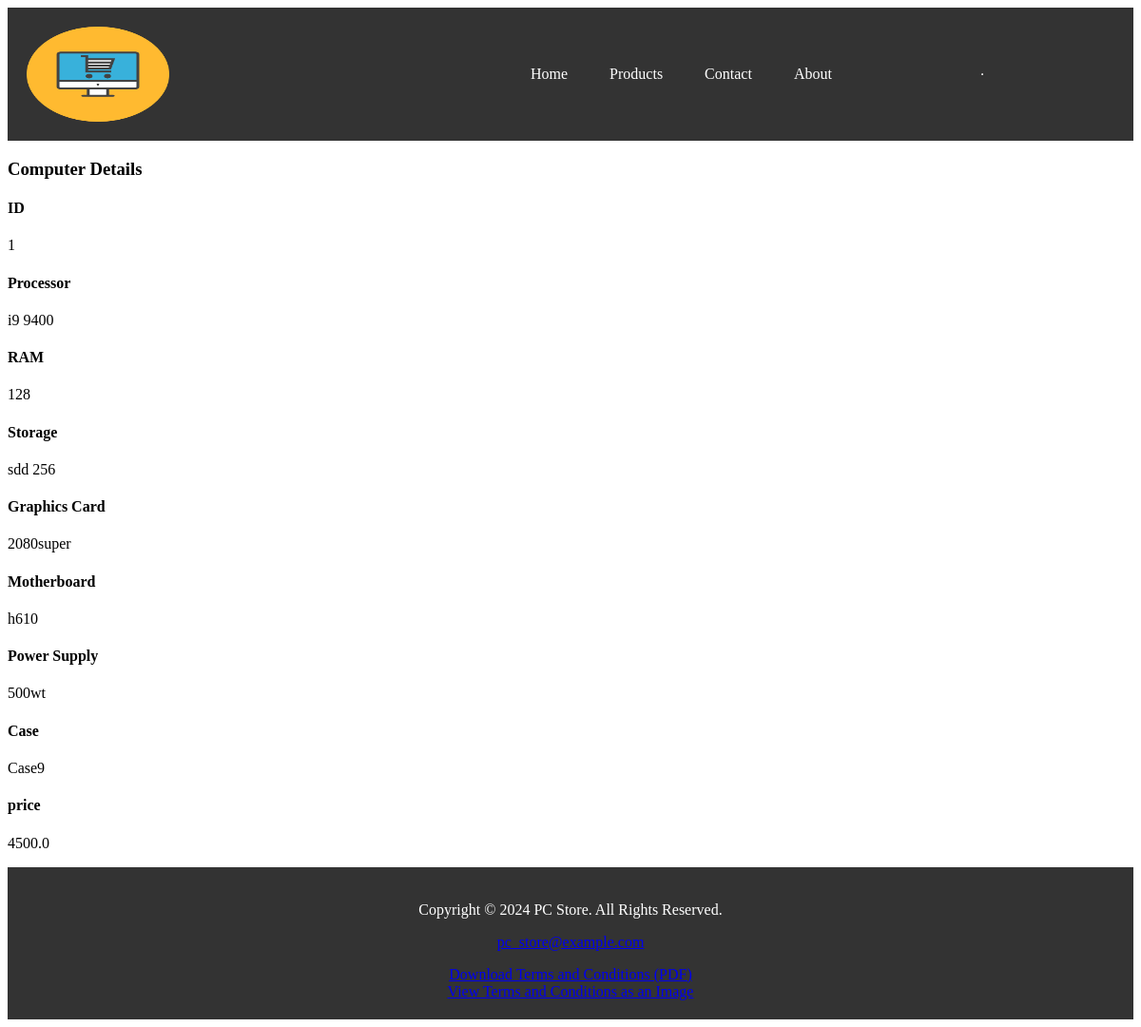
Screenshot of /book/1 with the database file from the repository.
### apps/bookmodule/models.py (models this page shows)
class PCS(models.Model):
    id = models.BigAutoField(auto_created=True, primary_key=True, serialize=False, verbose_name='ID')
    Processor = models.CharField(max_length = 50)
    RAM = models.CharField(max_length = 50)
    Storage = models.CharField(max_length = 50)
    graphics_card = models.CharField(max_length = 50)
    Motherboard	 = models.CharField(max_length = 50)
    Power_Supply = models.CharField(max_length = 50)
    Case = models.CharField(max_length = 50)
    price = models.FloatField(default = 0.0)

### apps/bookmodule/views.py (the view)
# urls.py: path('book/<int:bId>', views.book,name='book'),
def book(request, bId):
    obj = PCS.objects.get(id = bId)
    return render(request, 'bookmodule/book.html', {"obj":obj})

### apps/templates/bookmodule/book.html (shortened to what this page needs)
{% extends "layouts/base_book.html" %}
{% block content %}
<h3>Computer Details</h3>
 <h4>ID</h4>
<p>{{obj.id}}</p>
<h4>Processor</h4>
<p>{{obj.Processor}}</p>
<h4>RAM</h4>
<p>{{obj.RAM}}</p>
<h4>Storage</h4>
<p>{{obj.Storage}}</p>
<h4>Graphics Card</h4>
<p>{{obj.graphics_card}}</p>
<h4>Motherboard</h4>
<p>{{obj.Motherboard}}</p>
<h4>Power Supply</h4>
<p>{{obj.Power_Supply}}</p>
<h4>Case</h4>
<p>{{obj.Case}}</p>
<h4>price</h4>
<p>{{obj.price}}</p>
{% endblock %}

### rows the page displays
PCS: id "1", Processor "i9 9400", RAM "128", Storage "sdd 256", graphics_card "2080super", Motherboard "h610", Power_Supply "500wt", Case "Case9", price "4500.0"
